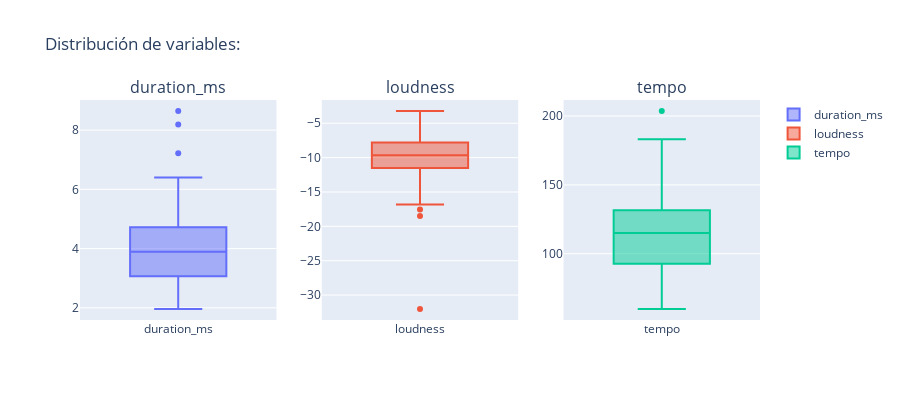

Source (notebook cell):
### Code cell
cols = ['duration_ms', 'loudness', 'tempo']

fig = make_subplots(rows=1, cols=3, subplot_titles=cols)

for i, col in enumerate(cols):
    fig.add_trace(go.Box(y=fear_df[col], name=col), row=1, col=i+1)

fig.update_layout(
    title="Distribución de variables:",
    height=400,
    width=900
)

fig.show()
